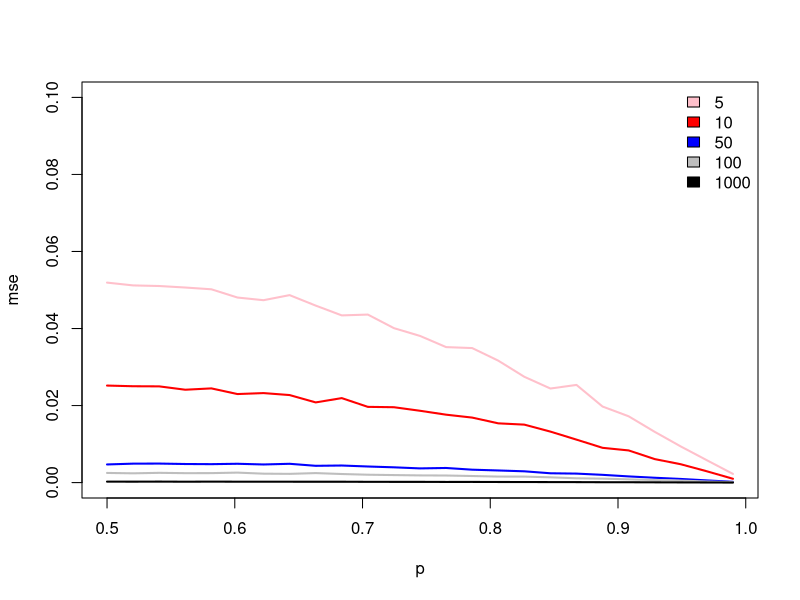
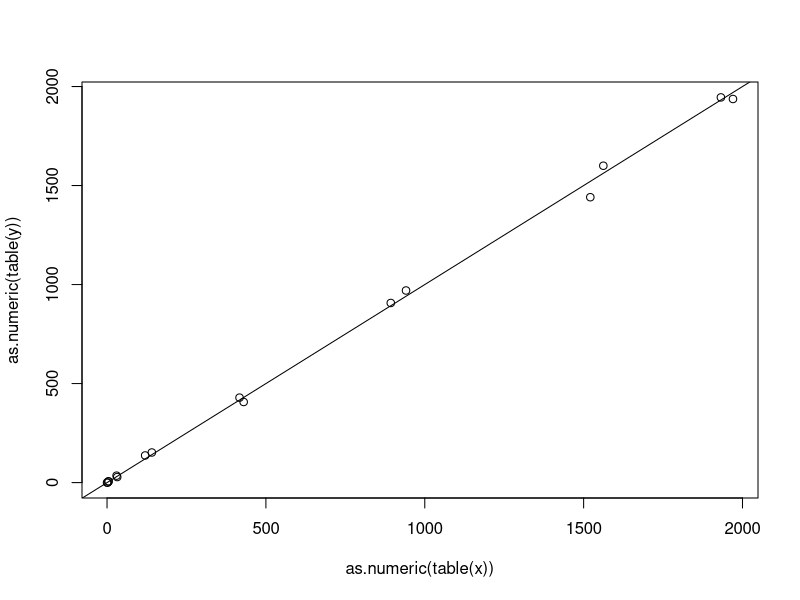
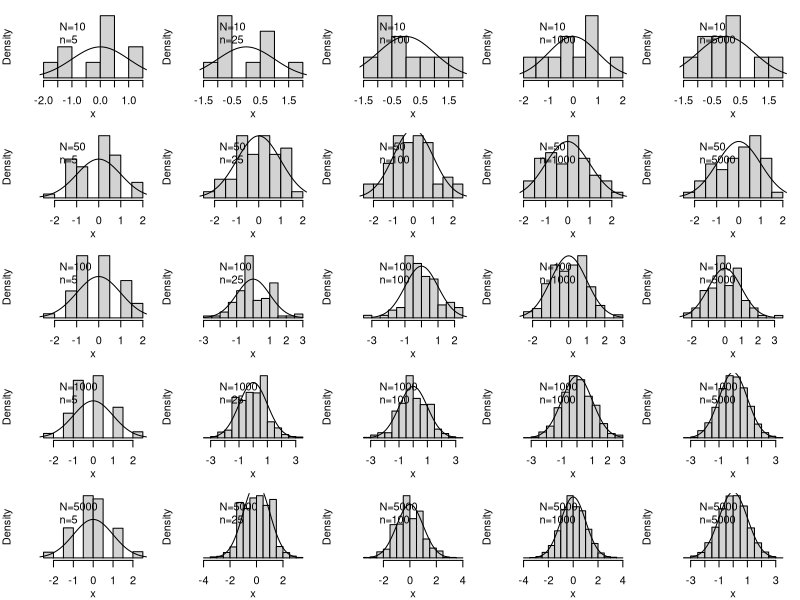
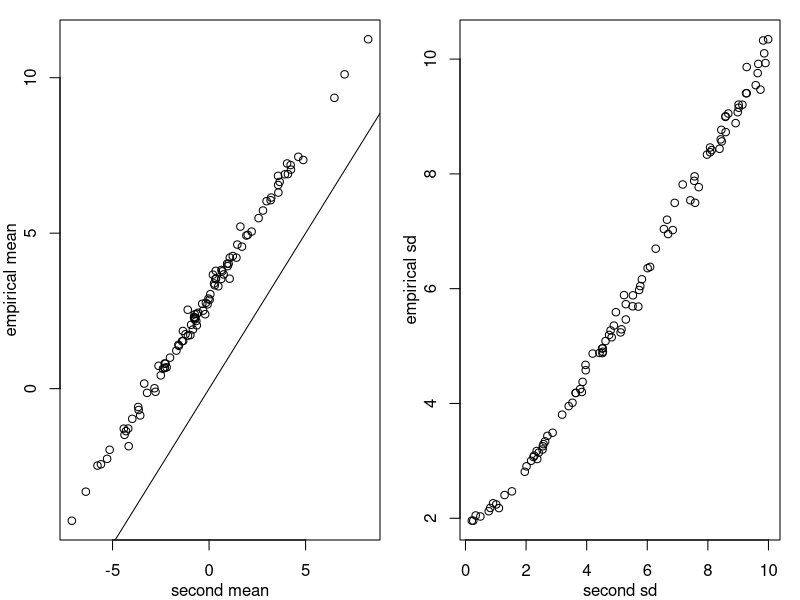
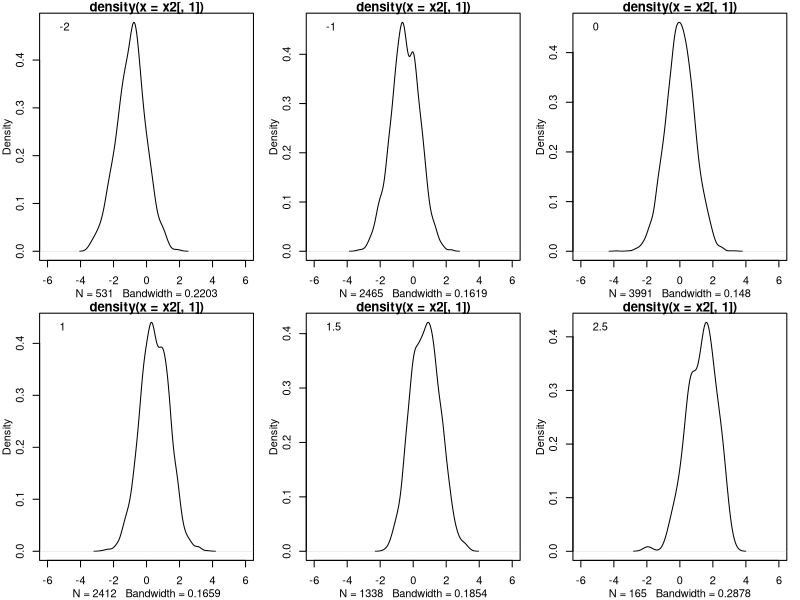

Generate these figures, in order, with R:
## ---- chunk 1
# load packages
library("knitr")
library("tidyverse")

# use a nicer plotting theme theme
theme_set(theme_classic())

# disable warnings about grouping
options(dplyr.summarise.inform = FALSE)
## ---- chunk 2
############################################################################################################
##A. bernoulli distribution
##a. how good of an estimate of p is the mean? interplay between the magnitude of p and the sample size

p.est<-list()
for (N in c(5,10,50,100,1000)) {
    for (p in seq(0.5,0.99,length.out=25)) {
        m<-numeric()
        for (i in 1:1000) {
            coins<-rbinom(N,1,p)
            m[i]<-mean(coins)
        }
        p.est[[paste(N,p)]]<-c(N,p,mean((m-p)^2))
    }
}

x<-data.frame(do.call("rbind",p.est))
L<-split(x,x[,1])
cols<-c("pink","red","blue","gray","black")
plot(NULL,ylim=c(0,0.1),xlim=range(x[,2]),xlab='p',ylab='mse')
for (i in 1:length(L)) lines(L[[i]][,-1],lwd=2,col=cols[i])
legend("topright",bty='n',fill=cols,names(L))
## ---- chunk 3
############################################################################################################
##b. the binomial distribution
ntrial<-15
x<-rbinom(10000,ntrial,.5)
y<-numeric()
for (i in 1:10000) {
    z<-numeric()
    for (j in 1:ntrial) z[j]<-rbinom(1,1,.5)
    y[i]<-sum(z)
}
x<-factor(x,levels=0:ntrial)
y<-factor(y,levels=0:ntrial)
plot(as.numeric(table(x)),as.numeric(table(y))); abline(0,1)

## ---- chunk 4
############################################################################################################
##c. the CLT, https://en.wikipedia.org/wiki/Central_limit_theorem
#Which is relevant, N or n, in terms of having the CLT apply?
fun<-function(N,n,p=0.5) { #N is the number of people, n is the number of tosses per person
    x<-rbinom(N,n,p)
    x<-(x-mean(x))/sd(x)
    hist(x,main='',freq=FALSE,yaxt='n')
    xv<-seq(-3,3,length.out=1000)
    lines(xv,dnorm(xv))
    legend("topleft",bty='n',c(paste0("N=",N),paste0("n=",n)))
}
par(mfrow=c(5,5),mar=c(3,3,1,1),mgp=c(2,1,0),oma=rep(0,4))
for (N in c(10,50,100,1000,5000)) for (n in c(5,25,100,1000,5000)) fun(N,n)
## ---- chunk 5
##Let's attempt to recover some of the most useful facts about the normal distribution from simulation

##a.i. What proportion of the distribution is more than 1.96 from the mean(=0)?
x<-rnorm(50000,mean=0,sd=1)
sum(abs(x)>1.96)/length(x) #what is this telling us?

## ---- chunk 6
##a.ii What does the sum of two normal variables look like?
N<-1000
m1<-3
sd1<-2
m2<-rnorm(100,mean=0,sd=3)
sd2<-runif(100,0.1,10)
out<-list()
for (i in 1:length(m2)) {
    x1<-rnorm(N,mean=m1,sd=sd1)
    ##
    x2<-rnorm(N,mean=m2[i],sd=sd2[i])
    ##
    y<-x1+x2
    m<-mean(y)
    s<-sd(y)
    out[[i]]<-c(m,s)
}
z<-do.call("rbind",out)

par(mfrow=c(1,2),mgp=c(2,1,0),mar=c(3,3,1,1))
plot(m2,z[,1],xlab="second mean",ylab="empirical mean"); abline(0,1)
plot(sd2,z[,2],xlab="second sd",ylab="empirical sd")

## ---- chunk 7
##b. Now let's look at a bivariate normal distribution
library(MASS)
x<-mvrnorm(500000,mu=rep(0,2),Sigma=matrix(c(1,.5,.5,1),2,2))
##What is the distribution of a conditional look like? So if we look at the probability density when the second variable is 1.5 (or some other value)?
par(mfrow=c(2,3),mgp=c(2,1,0),mar=c(3,3,1,1))
for (val in c(-2,-1,0,1,1.5,2.5)) {
    x2<-x[abs(x[,2]-val)<.01,]
    plot(density(x2[,1]),xlim=c(-6,6))
    legend("topleft",bty='n',legend=val)
}


## ---- chunk 8
### YOUR CODE HERE ###

## ---- chunk 9
set.seed(8675309)
library(MASS)
xz<-mvrnorm(10000,mu=rep(0,2),Sigma=diag(1,2))
x<-xz[,1]
z<-xz[,2]
y<-.5*x+.7*z+rnorm(length(x))
df<-data.frame(x=x,z=z,y=y)

m<-lm(y~x+z,df) #note that here we are observing z!! different than what we previously considered here. https://github.com/ben-domingue/educ452/blob/main/regression_example.R
## ---- chunk 10
### YOUR CODE HERE ###

## ---- chunk 11
### YOUR CODE HERE ###

## ---- chunk 12
sessionInfo()
